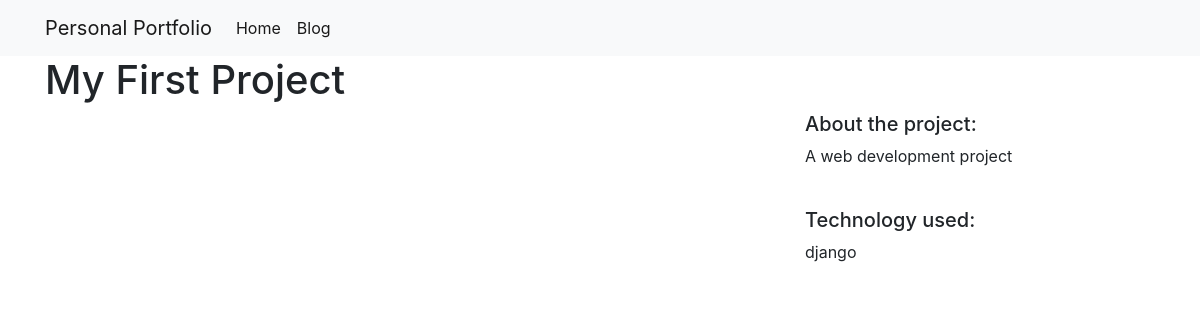
/projects/1/, run on the app's committed database.
### projects/models.py (models this page shows)
class Project(models.Model):
    title = models.CharField(max_length=100)
    description = models.TextField()
    technology = models.CharField(max_length=20)
    image = models.FilePathField(path='/img')

### projects/views.py (the view)
# urls.py: path('<int:pk>/', views.project_detail, name='project_detail'),
def project_detail(request, pk):
    project = Project.objects.get(pk=pk)
    context = {'project': project}
    return render(request, 'project_detail.html', context)

### projects/templates/project_detail.html (shortened to what this page needs)
<!DOCTYPE html>
<html lang="en">
<head>
</head>
<body>
    {% extends "base.html" %}
    {% load static %}
    {% block page_content %}
        <h1>{{project.title}}</h1>
        <div class="row">
            <div class="col-md-8">
            </div>
            <div class="col-md-4">
                <h5>About the project:</h5>
                <p>{{project.description}}</p>
                <br>
                <h5>Technology used:</h5>
                <p>{{project.technology}}</p>
            </div>
        </div>
    {% endblock %}

### data on the page
Project: title "My First Project", description "A web development project", technology "django"
